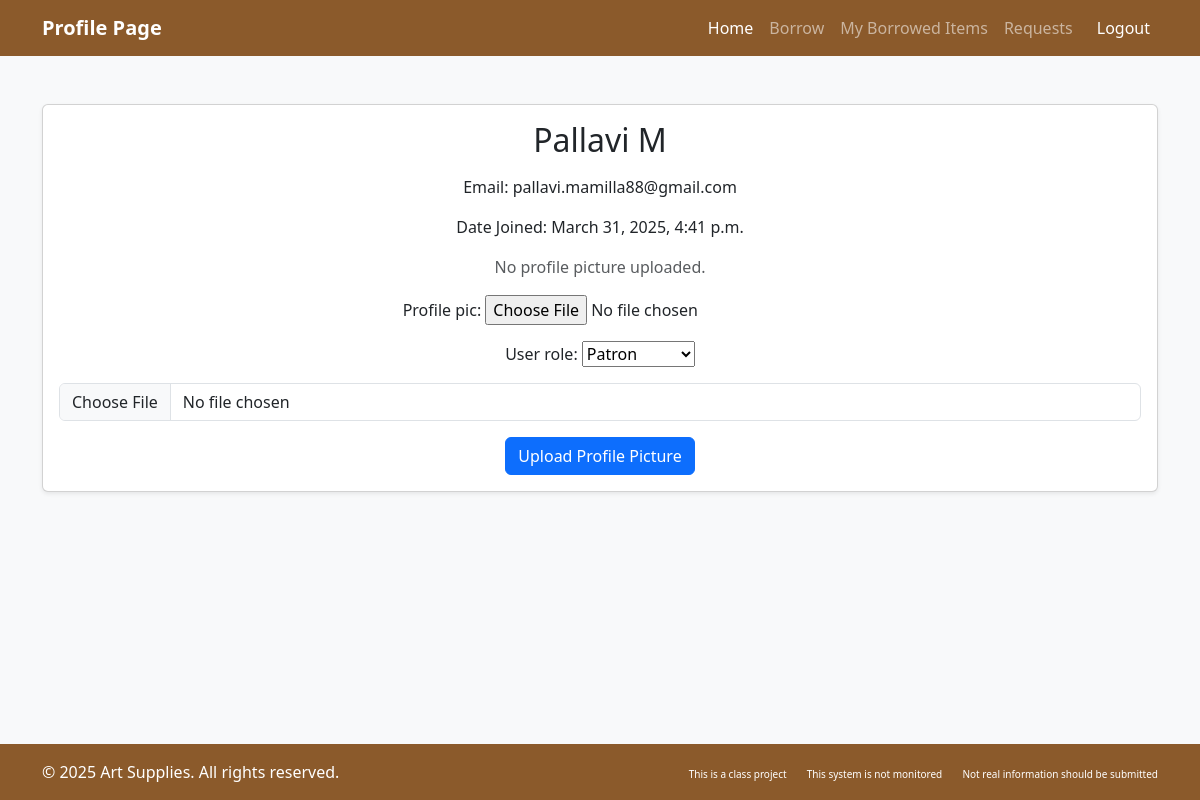
Before: /artlibrary/profile/update/ (signed in) with the older database file.
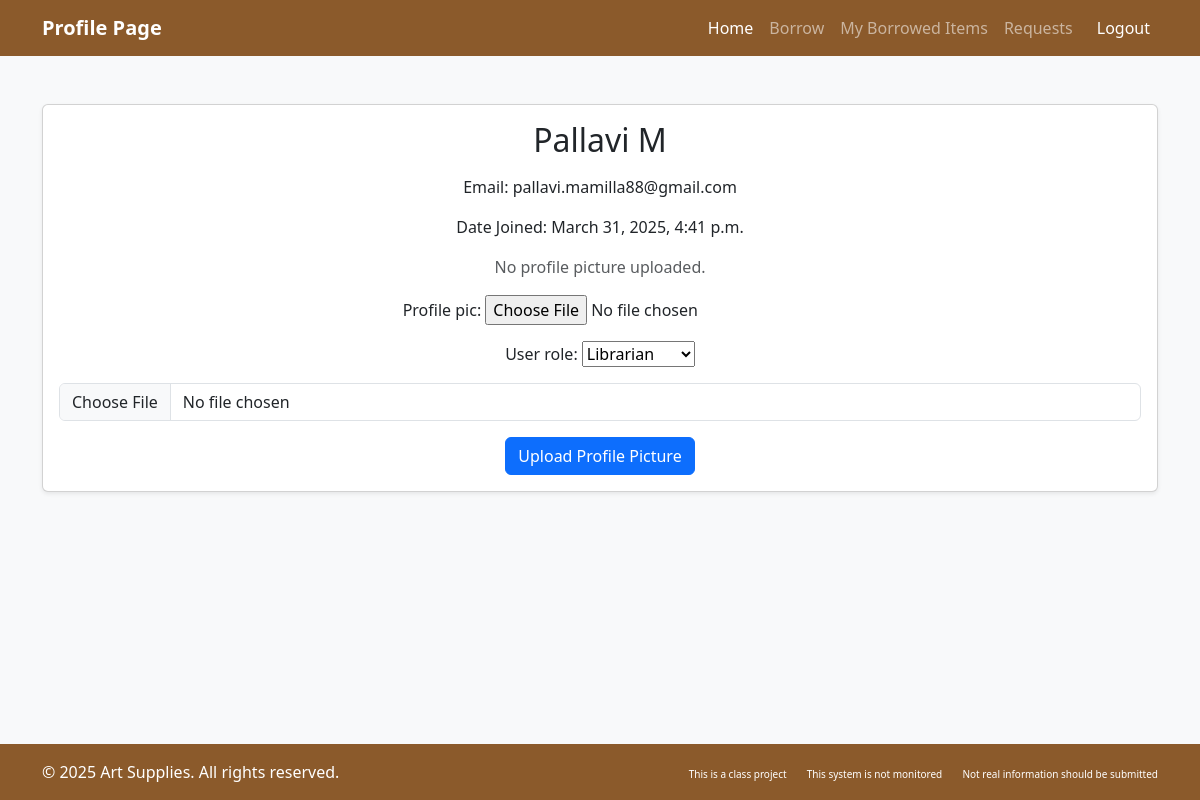
After: the same page with the newer database file.
### artlibrary/models.py (models this page shows, shortened)
class CustomUser(AbstractUser):
    profile_pic = models.ImageField(
        storage=S3Boto3Storage(),
        upload_to='profile_pics/',
        null=True,
        blank=True
    )
    date_joined = models.DateTimeField(auto_now_add=True)
    roles = (('patron', 'Patron'), ('librarian', 'Librarian'), ('anonymous', 'Anonymous'))
    user_role = models.CharField(max_length=12, choices=roles, default='patron')
    email = models.EmailField(blank=True, max_length=254, verbose_name='email address')

### artlibrary/views.py (the view)
# urls.py: path('profile/update/', update_profile, name='update_profile'),
@login_required
def update_profile(request):
    user = request.user  # Get logged-in user
    if request.method == "POST":
        print("POST request received")  # Debugging step
        print("FILES: ", request.FILES)  # See if the file is actually being sent
        form = ProfileForm(request.POST, request.FILES, instance=user)
        if form.is_valid():
            print("Form is valid. Saving profile picture...")
            form.save()
            print("Profile picture saved!")
            return redirect("profile")  # Redirect to profile page
        else:
            print("Form is NOT valid:", form.errors)  # Debugging output
    else:
        form = ProfileForm(instance=user)
    return render(request, "artlibrary/userprofile.html", {"form": form, "user": user})

### artlibrary/forms.py
class ProfileForm(forms.ModelForm):
    profile_pic = forms.ImageField(required=False)
    user_role = forms.ChoiceField(choices=CustomUser.roles, required=True)
    class Meta:
        model = CustomUser
        fields = ['profile_pic','user_role']

### artlibrary/templates/artlibrary/userprofile.html (shortened to what this page needs)
{% load django_bootstrap5 %}
<!DOCTYPE html>
<html lang="en">
<head>
    {% bootstrap_css %}
</head>
<body class="bg-light">
   <nav class="navbar navbar-expand-lg navbar-dark bg-brown">
    <div class="container">
        <a class="navbar-brand fw-bold" href="#">Profile Page</a>
        <div class="collapse navbar-collapse" id="navbarNav">
            <ul class="navbar-nav ms-auto">
                <li class="nav-item"><a class="nav-link active" href="#">Home</a></li>
                <li class="nav-item"><a class="nav-link" href="{% url 'redirect-login' %}">Borrow</a></li>
                <li class="nav-item"><a class="nav-link" href="#">My Borrowed Items</a></li>
                <li class="nav-item"><a class="nav-link" href="#">Requests</a></li>
                <li class="nav-item">
                    <a class="nav-link btn btn-danger btn-sm text-white ms-2" href="{% url 'logout' %}">Logout</a>
                </li>
            </ul>
        </div>
    </div>
</nav>
   <div class="container mt-5">
    <div class="card shadow-sm">
        <div class="card-body text-center">
            <h2 class="mb-3">{{ request.user.get_full_name }}</h2>
            <p>Email: {{ request.user.email }}</p>
            <p>Date Joined: {{ request.user.date_joined }}</p>
            {% if request.user.profile_pic %}
                <img src="{{ request.user.profile_pic.url }}" alt="Profile Picture" class="rounded-circle mb-3" style="width: 150px; height: 150px; object-fit: cover;">
            {% else %}
                <p class="text-muted">No profile picture uploaded.</p>
            {% endif %}
            <form method="POST" enctype="multipart/form-data" action="{% url 'update_profile' %}" class="mt-3">
                {{ form.as_p }}
                <div class="mb-3">
                    <input type="file" name="profile_pic" class="form-control">
                </div>
                <button type="submit" class="btn btn-primary">Upload Profile Picture</button>
            </form>
        </div>
    </div>
</div>
</body>
<footer class="py-3 bg-dark text-white mt-auto bg-brown">
    <div class="container">
        <div class="row">
            <div class="col-md-6">
                <p class="mb-0">&copy; 2025 Art Supplies. All rights reserved.</p>
            </div>
            <div class="col-md-6 text-md-end">
                <a href="#" class="text-white text-decoration-none me-3" style="font-size: 10px;">This is a class project</a>
                <a href="#" class="text-white text-decoration-none me-3" style="font-size: 10px;">This system is not monitored</a>
                <a href="#" class="text-white text-decoration-none" style="font-size: 10px;">Not real information should be submitted</a>
            </div>
        </div>
    </div>
</footer>
</html>

Changed rows visible on the page:
changed CustomUser "Pallavi M": user_role "Patron" → "Librarian"
